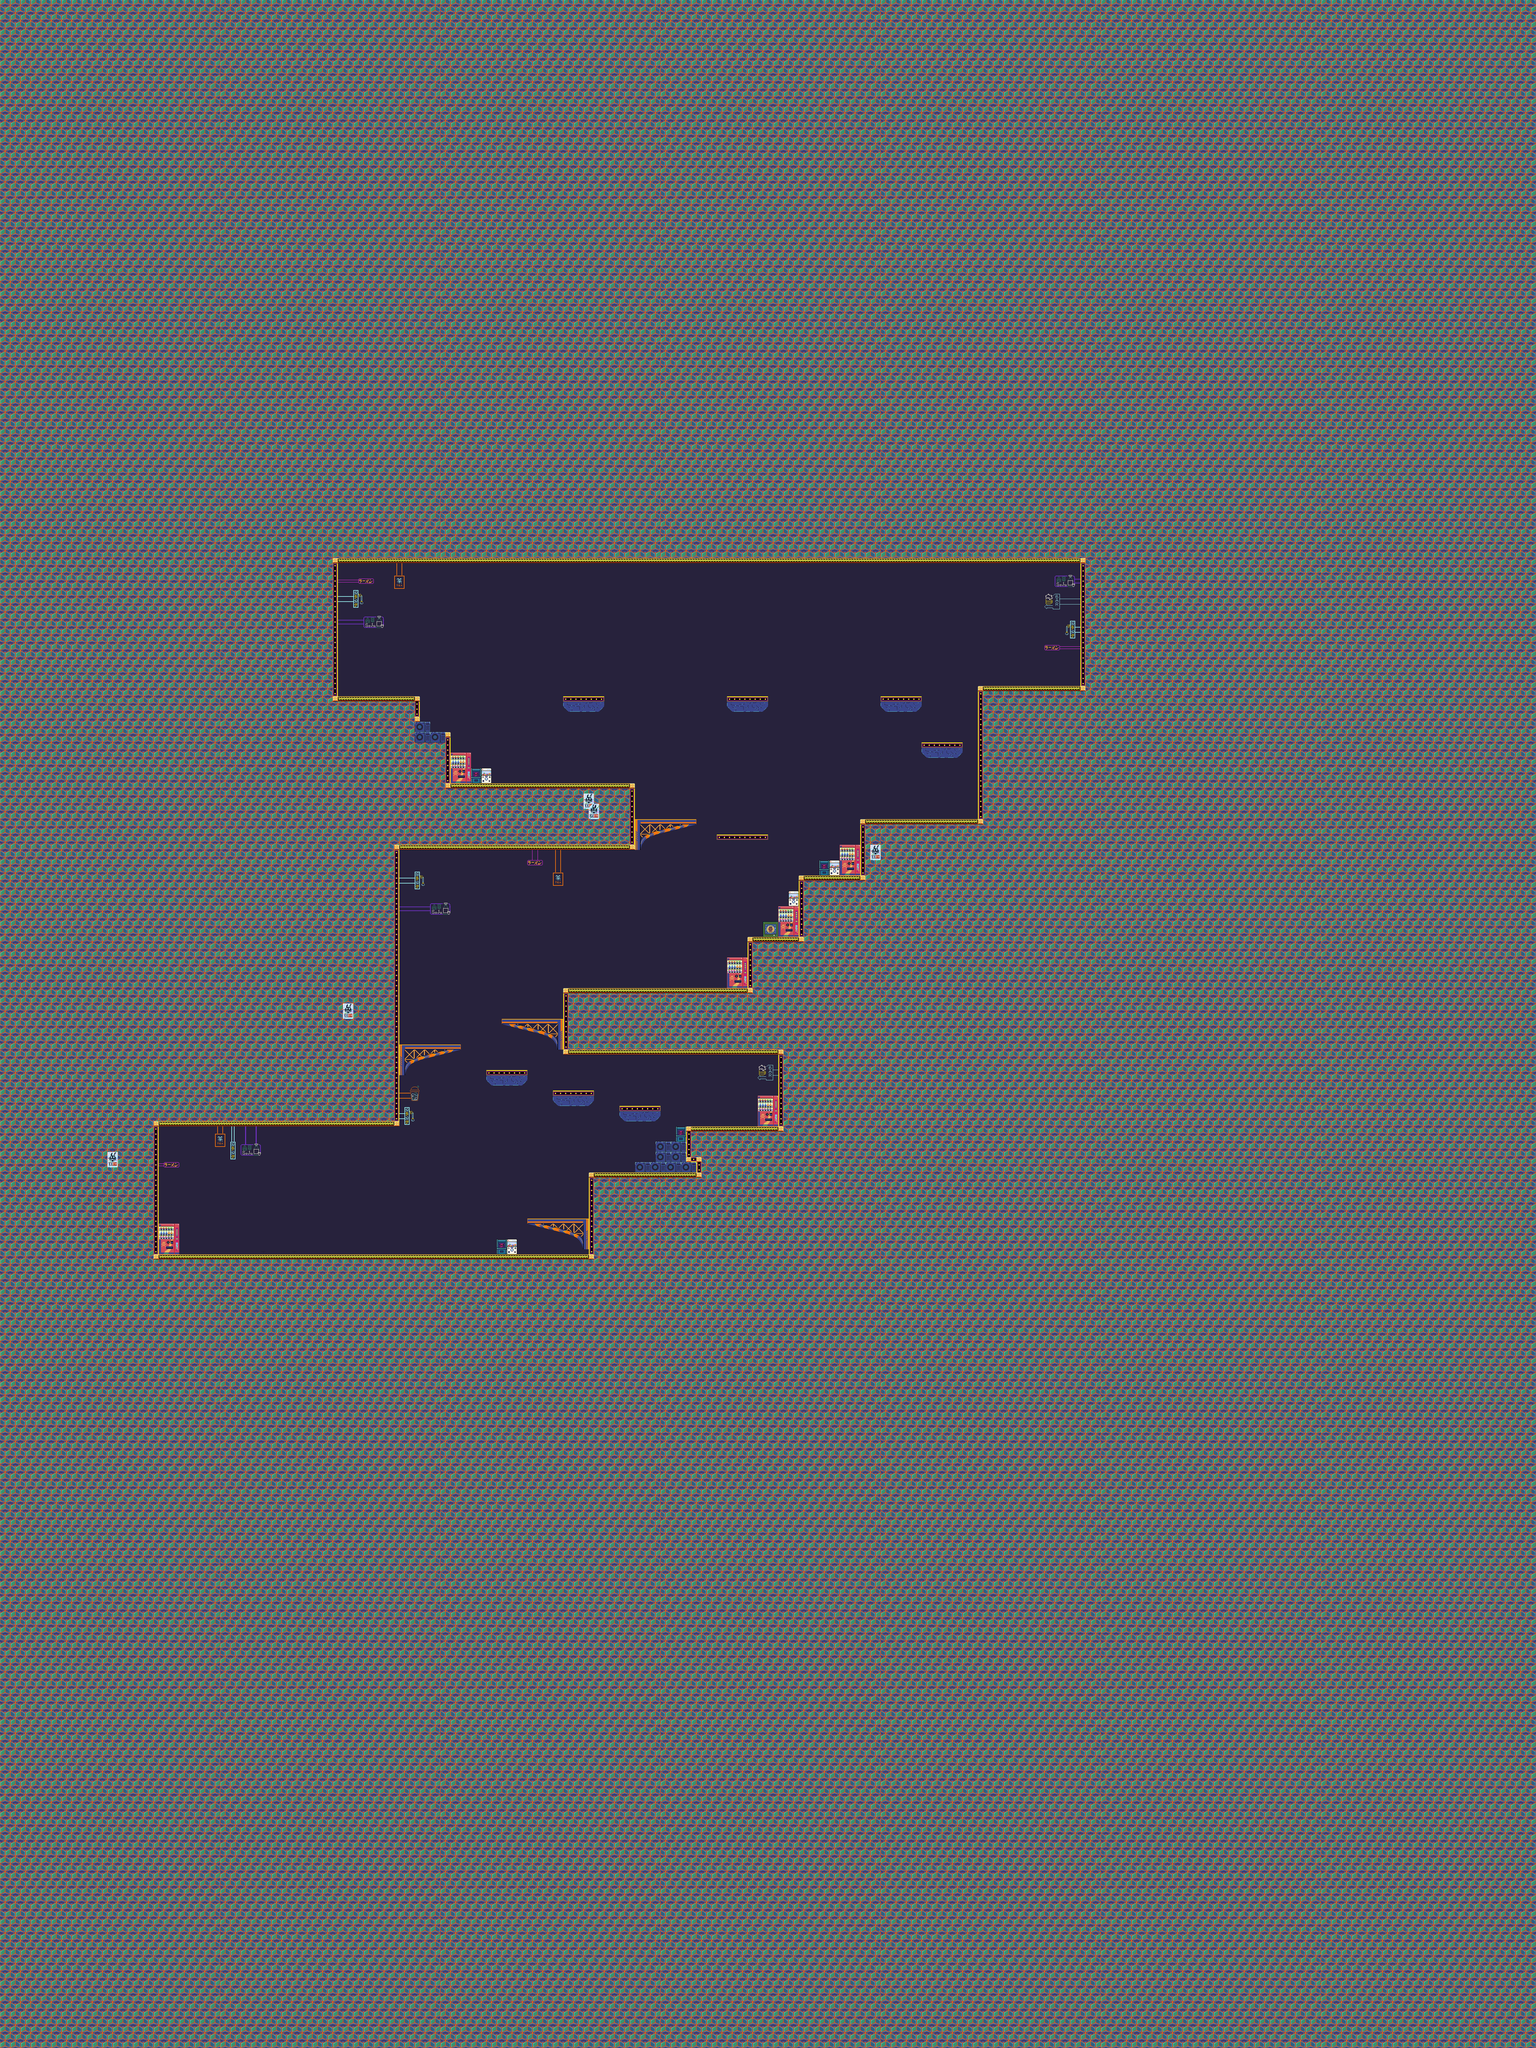

This is a level from a 2D game, rendered from its Tiled map with the project's own tilesets. A one-line summary and the map file follow, with tile-layer data summarised:
An orthogonal 300x400 tile map with 16x16 px tiles, 5 tile layers (platforms, background-1, background, foreground, ...), 5 tilesets and 16 objects (3x Weapon, 3x camera_enemy, 3x Logic, Player, snake_npc, ...).

<map version="1.8" tiledversion="1.8.2" orientation="orthogonal" renderorder="right-down" width="300" height="400" tilewidth="16" tileheight="16" infinite="0" nextlayerid="14" nextobjectid="24">
 <tileset firstgid="1" source="cctv_tileset.tsx" />
 <tileset firstgid="1201" source="../../maps/hackceler_test.tsx" />
 <tileset firstgid="1321" source="../../objects/placeholder_item.tsx" />
 <tileset firstgid="1322" source="../water/water_tileset.tsx" />
 <tileset firstgid="2522" source="../water/weapons_test.tsx" />
 <layer id="4" name="platforms" width="300" height="400">
  <data>[120000 cells, 970 non-empty, 2 distinct tile ids]</data>
 </layer>
 <layer id="8" name="background-1" width="300" height="400">
  <data>[120000 cells, 120000 non-empty, 1 distinct tile ids]</data>
 </layer>
 <layer id="6" name="background" width="300" height="400">
  <data>[120000 cells, 109461 non-empty, 49 distinct tile ids]</data>
 </layer>
 <layer id="7" name="foreground" width="300" height="400">
  <data>[120000 cells, 1551 non-empty, 159 distinct tile ids]</data>
 </layer>
 <layer id="9" name="top" width="300" height="400">
  <data>[120000 cells, 241 non-empty, 96 distinct tile ids]</data>
 </layer>
 <objectgroup id="3" name="Player">
  <object id="1" name="Player" x="520.817" y="3810.52">
   <properties>
    <property name="hitbox_height" type="int" value="32" />
    <property name="hitbox_width" type="int" value="32" />
   </properties>
   <point />
  </object>
  <object id="2" name="snake_npc" x="1312" y="3904">
   <properties>
    <property name="walk_data" value="2000,E270,W270" />
   </properties>
  </object>
  <object id="4" name="exit_area" x="1057" y="2146" width="30.5" height="31" />
  <object id="5" name="Weapon" x="720" y="3904">
   <properties>
    <property name="collectable" type="bool" value="true" />
    <property name="type" value="poison" />
   </properties>
   <point />
  </object>
  <object id="7" name="Weapon" x="679.42" y="3910">
   <properties>
    <property name="collectable" type="bool" value="true" />
    <property name="type" value="gun" />
   </properties>
   <point />
  </object>
  <object id="8" name="Weapon" x="1256.17" y="3902.08">
   <properties>
    <property name="collectable" type="bool" value="false" />
    <property name="flipped" type="bool" value="true" />
    <property name="type" value="cannon" />
   </properties>
   <point />
  </object>
  <object id="10" name="static_jellyfish_enemy" x="1354.33" y="3217.89">
   <properties>
    <property name="respawn" type="bool" value="true" />
   </properties>
   <point />
  </object>
  <object id="14" name="moving_platform_cctv" x="2320" y="2520">
   <properties>
    <property name="max_dx" type="int" value="20" />
    <property name="max_dy" type="int" value="20" />
    <property name="min_dx" type="int" value="-20" />
    <property name="min_dy" type="int" value="-20" />
    <property name="x_speed" type="float" value="0" />
    <property name="y_speed" type="float" value="0.5" />
   </properties>
   <point />
  </object>
  <object id="16" name="portal" x="3008" y="2496" width="20" height="20">
   <properties>
    <property name="dest_x" type="int" value="520" />
    <property name="dest_y" type="int" value="3810" />
    <property name="y_speed" type="int" value="500" />
   </properties>
  </object>
  <object id="17" name="martian_enemy" x="2336" y="2148">
   <properties>
    <property name="respawn" type="bool" value="true" />
   </properties>
   <point />
  </object>
  <object id="18" name="camera_enemy" x="1648" y="2428">
   <properties>
    <property name="control_inverter" type="bool" value="true" />
    <property name="respawn" type="bool" value="true" />
    <property name="walk_data" value="2000,E150,W150" />
   </properties>
   <point />
  </object>
  <object id="15" name="camera_enemy" x="1680" y="3788">
   <properties>
    <property name="respawn" type="bool" value="true" />
    <property name="walk_data" value="2000,E150,W150" />
   </properties>
   <point />
  </object>
  <object id="16" name="camera_enemy" x="2080" y="3068">
   <properties>
    <property name="respawn" type="bool" value="true" />
   </properties>
   <point />
  </object>
  <object id="17" name="Logic" x="848" y="3900" width="20" height="20">
   <properties>
    <property name="init_index" type="int" value="0" />
    <property name="logic_id" value="toggle" />
    <property name="type" value="Toggle" />
    <property name="values" value="0,1,2,3,4,5,6,7,8" />
   </properties>
  </object>
  <object id="20" name="Logic" x="848" y="3856" width="20" height="20">
   <properties>
    <property name="delay" type="int" value="6" />
    <property name="init_output" type="int" value="0" />
    <property name="inp" value="toggle" />
    <property name="logic_id" value="b1" />
    <property name="type" value="Buffer" />
   </properties>
  </object>
  <object id="22" name="Logic" x="848" y="3824" width="20" height="20">
   <properties>
    <property name="delay" type="int" value="6" />
    <property name="init_output" type="int" value="0" />
    <property name="inp" value="b1" />
    <property name="logic_id" value="b2" />
    <property name="type" value="Buffer" />
   </properties>
  </object>
 </objectgroup>
</map>
